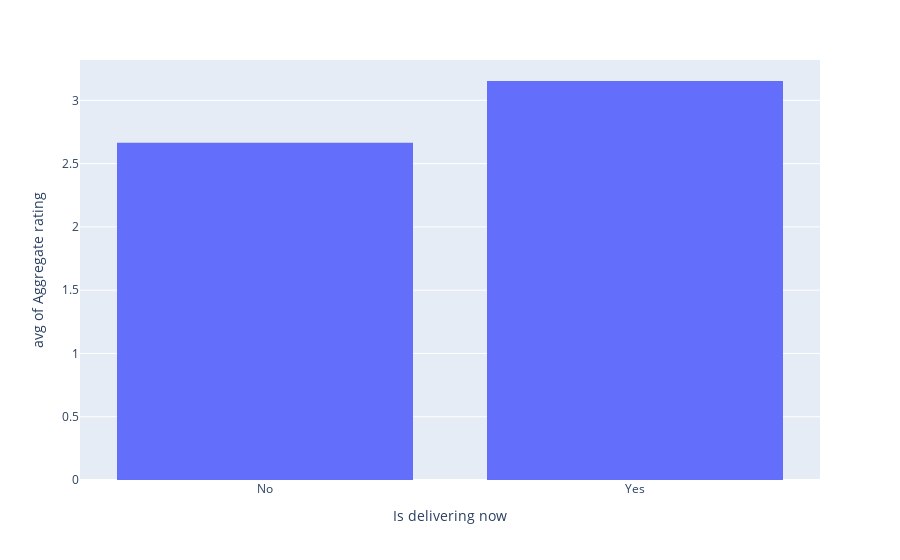

The notebook cell saved with this chart:
### Markdown cell above
Observations: Restaurants which have table booking available have more ratings in general.

### Code cell
px.histogram(zomato_data, x="Is delivering now", y="Aggregate rating", histfunc="avg")

### Figure 1 — Plotly figure (JSON) as saved in the notebook; plotly's stock layout.template omitted (floating-point values rounded to 4 significant figures; data arrays with more than 128 entries replaced by an {"elided": "..."} marker saying what was removed)
{"data": [{"alignmentgroup": "True", "bingroup": "x", "histfunc": "avg", "hovertemplate": "Is delivering now=%{x}<br>avg of Aggregate rating=%{y}<extra></extra>", "legendgroup": "", "marker": {"color": "#636efa", "pattern": {"shape": ""}}, "name": "", "offsetgroup": "", "orientation": "v", "showlegend": false, "type": "histogram", "x": {"elided": "9551 str values"}, "xaxis": "x", "y": {"elided": "9551 float values"}, "yaxis": "y"}], "layout": {"barmode": "relative", "legend": {"tracegroupgap": 0}, "margin": {"t": 60}, "xaxis": {"anchor": "y", "domain": [0, 1], "title": {"text": "Is delivering now"}}, "yaxis": {"anchor": "x", "domain": [0, 1], "title": {"text": "avg of Aggregate rating"}}}}
